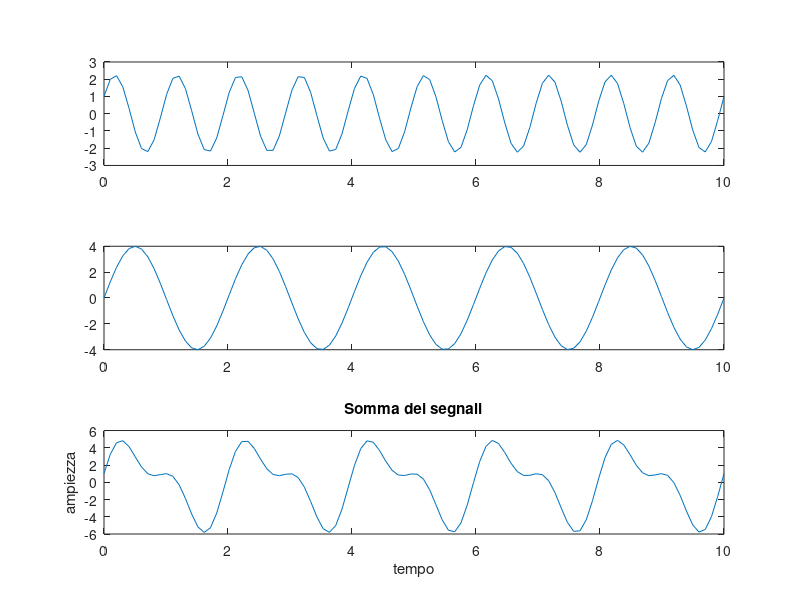

MATLAB code for this plot:
% [1] Primo Esercizio
% Costruire un segnale y ottenuto come somma di:
%   - a. La somma di un segnale seno (con ampiezza 2) e un segnale coseno (con
%   ampiezza 1) aventi lo stesso periodo di 1 s, usando passo di 
%   campionamento pari a 1 campione ogni 10ms (frequenza di campionamento: 
%   100 Hz)
%   - b. Un segnale seno con frequenza dimezzata rispetto ai primi due (con
%   ampiezza 4) 
% Si rappresenti il segnale per un tempo pari a 5 periodi del segnale al
% punto b. (*1)

clear;

%periodo = 2*pi/coeff(X)

Fcamp = 100;%Hz
Tcamp = 0.01;%ms
Tfine = 5*2;    %(*1) --> 2 poichè B ha un periodo doppio rispetto a quello
                %di A(frequenza dimezzata) e A ha un periodo di 1s
x = linspace(0, Tfine, Fcamp);%costruisco l'asse temporale

%costruisco i 3 segnali
y1 = 2*sin(2*pi*1*x) + 1*cos(2*pi*1*x);
y2 = 4*sin(2*pi*0.5*x); %frequenza dimezzata 0.5
ys = y1 + y2; %sommo A e B

figure;
    subplot(3,1,1);
        plot(x,y1);
    subplot(3,1,2);
        plot(x,y2);
    subplot(3,1,3);
        plot(x,ys);
        title('Somma dei segnali');
        xlabel('tempo');
        ylabel('ampiezza');
        %xlim([0 Tfine]); %superfluo

% [2] Secondo Esercizio
% Si rappresenti la densità spettrale di potenza del segnale y calcolato al
% punto precendente in modo che lo spettro sia centrato (a) sulla frequenza
% massima rappresentabile e (b) sullo zero.
% Inoltre, si scalino opportunamente l'asse orizzontale (in modo che
% corrisponda alla densità spettrale di potenza).


